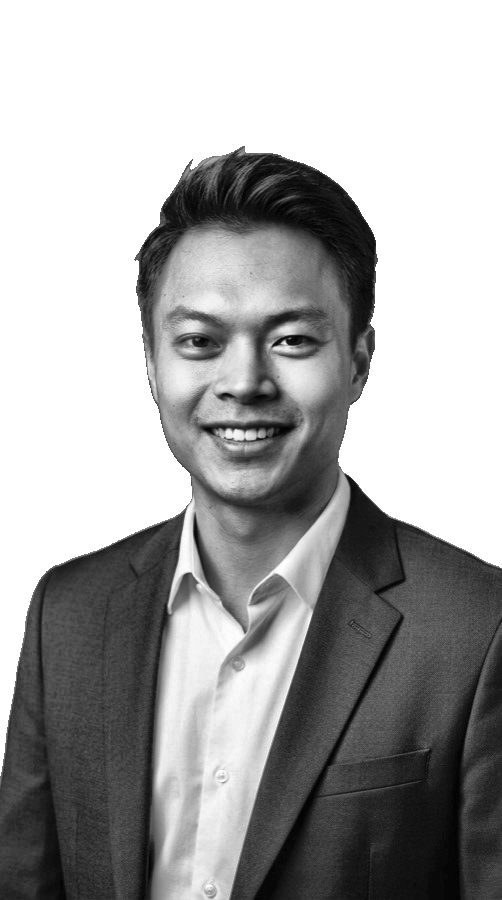
#> input picture source-prepped.png, 502 x 900 px
$ python make_ascii_svg.py
#> lines starting #> are read from the running program, lines starting #| are printed output that depends on the picture
"""Turn source-prepped.png into an animated terminal-style ASCII portrait SVG.
Light ink on a dark terminal, so bright = dense; only the near-pure-white background prints blank.

Usage: python make_ascii_svg.py [input.png] [output.svg]
Env:   COLS (default 180), STATIC=1 for the finished frame without animation.
"""
import html
import os
import sys
import xml.dom.minidom
from pathlib import Path

import numpy as np
from PIL import Image

HERE = Path(__file__).resolve().parent
SRC = Path(sys.argv[1]) if len(sys.argv) > 1 else HERE.parent / "source-prepped.png"
OUT = Path(sys.argv[2]) if len(sys.argv) > 2 else HERE.parent / "peter-ascii.svg"
STATIC = os.environ.get("STATIC") == "1"

RAMP = " .`:-=+*cs#%@"  # sparse -> dense; dense = bright ink on the dark terminal
GAMMA = 1.0
WHITE_FLOOR = 0.988  # raw luminance at or above this (>= 252/255) is background and prints blank
CONTRAST = 1.15
SWEEP_S = 6.0  # whole portrait prints in this long

W, H = 840, 880
TITLE_H, STATUS_H = 30, 40
ART_X, ART_W = 20, 800
ART_TOP, ART_BOTTOM = TITLE_H + 10, H - STATUS_H
FG, BG, BORDER, DIM = "#c9d1d9", "#0d1117", "#30363d", "#8b949e"
FONT = "ui-monospace, SFMono-Regular, Menlo, Consolas, monospace"

COLS = int(os.environ.get("COLS", 180))
ROWS = round(COLS * 8 / 15)
CW = ART_W / COLS
CH = min(CW * 15 / 8, (ART_BOTTOM - ART_TOP) / ROWS)  # shrink rows if they would not fit
Y0 = ART_TOP + ((ART_BOTTOM - ART_TOP) - ROWS * CH) / 2


def ascii_rows():
    img = Image.open(SRC).convert("L")
#> img is the input picture: PIL image 502x900 L; min 2, max 255, mean 166.6
    # Crop to the art area's aspect (full width, from just above the head) so LANCZOS does not squash the face.
    target_h = round(img.width * (ROWS * CH) / ART_W)
#> target_h = 502
    g = np.asarray(img)
    top = int(np.argmax((g < 250).any(axis=1)))  # first row with subject on it
#> top = 146
    top = max(0, min(top - img.height // 50, img.height - target_h))
#> top = 128
    img = img.crop((0, top, img.width, top + target_h))
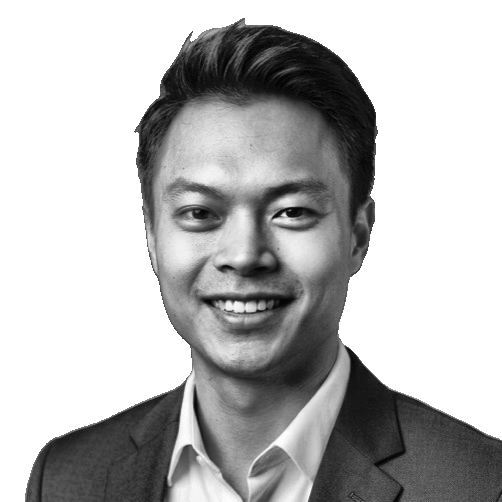
#> img: PIL image 502x502 L; min 2, max 255, mean 184.6
    # Background share per cell from the full-res pixels; LANCZOS ringing darkens pure-background cells near the edge.
    bg = np.asarray(img.point(lambda p: 255 if p >= WHITE_FLOOR * 255 else 0).resize((COLS, ROWS), Image.BOX)) / 255
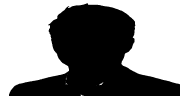
#> bg: shape (96, 180) float64; min 0, max 1, mean 0.53
    img = img.resize((COLS, ROWS), Image.LANCZOS)
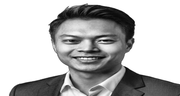
#> img: PIL image 180x96 L; min 0, max 255, mean 184.4
    raw = np.asarray(img, dtype=np.float32) / 255
    v = np.clip((raw - 0.5) * CONTRAST + 0.5, 0, 1) ** GAMMA
    idx = np.rint(v * (len(RAMP) - 1)).clip(1, len(RAMP) - 1).astype(int)  # subject never prints blank
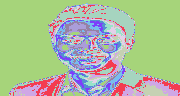
#> idx: shape (96, 180) int64; 12 distinct labels, from 1 to 12; one colour per label, 0 black
    idx[bg >= 0.5] = 0
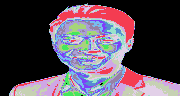
#> idx: shape (96, 180) int64; 13 distinct labels, from 0 to 12; one colour per label, 0 black
    return ["".join(RAMP[i] for i in row) for row in idx]


def svg(rows):
    fs = CW / 0.6  # monospace advance is ~0.6em
#> fs = 7.41
    step = SWEEP_S / ROWS
    out = [
        f'<svg xmlns="http://www.w3.org/2000/svg" width="{W}" height="{H}" viewBox="0 0 {W} {H}">',
        f'<rect x="0.5" y="0.5" width="{W - 1}" height="{H - 1}" rx="12" fill="{BG}" stroke="{BORDER}"/>',
        f'<line x1="0.5" y1="{TITLE_H}" x2="{W - 0.5}" y2="{TITLE_H}" stroke="{BORDER}"/>',
        *(f'<circle cx="{20 + 20 * i}" cy="15" r="6" fill="{c}"/>'
          for i, c in enumerate(("#ff5f56", "#ffbd2e", "#27c93f"))),
        f'<text x="{W / 2}" y="19.5" text-anchor="middle" font-family="{FONT}" font-size="12" fill="{DIM}">'
        "peter@github: ~$ ./portrait.sh</text>",
    ]
    if not STATIC:
        out.append("<defs>")
        for i in range(ROWS):
            out.append(
                f'<clipPath id="r{i}"><rect x="{ART_X}" y="{Y0 + i * CH:.2f}" width="0" height="{CH:.2f}">'
                f'<animate attributeName="width" from="0" to="{ART_W}" begin="{i * step:.3f}s" '
                f'dur="{step:.3f}s" fill="freeze"/></rect></clipPath>'
            )
        out.append("</defs>")
    out.append(f'<g font-family="{FONT}" font-size="{fs:.2f}" fill="{FG}">')
    for i, row in enumerate(rows):
        t = (f'<text x="{ART_X}" y="{Y0 + (i + 0.8) * CH:.2f}" xml:space="preserve" textLength="{ART_W}" '
             f'lengthAdjust="spacing">{html.escape(row)}</text>')
        out.append(t if STATIC else f'<g clip-path="url(#r{i})">{t}</g>')
#> this loop made 96 passes
#> after the loop, out = 202 items
    out.append("</g>")
    if not STATIC:
        # One cursor rides the wipe edge: x sweeps once per row, y steps down a row each sweep.
        ys = ";".join(f"{Y0 + i * CH:.2f}" for i in range(ROWS))
        out.append(
            f'<rect x="{ART_X}" y="{Y0:.2f}" width="{CW:.2f}" height="{CH:.2f}" fill="{FG}" opacity="0">'
            f'<set attributeName="opacity" to="1" begin="0s"/>'
            f'<set attributeName="opacity" to="0" begin="{SWEEP_S}s"/>'
            f'<animate attributeName="x" from="{ART_X}" to="{ART_X + ART_W}" begin="0s" dur="{step:.3f}s" '
            f'repeatCount="{ROWS}"/>'
            f'<animate attributeName="y" values="{ys}" calcMode="discrete" begin="0s" dur="{SWEEP_S}s"/></rect>'
        )
    prompt = "peter@github:~$ whoami Peter Kongjareon"
    sy = H - STATUS_H / 2 + 5
    blink = ("" if STATIC else
             '<animate attributeName="opacity" values="1;0" calcMode="discrete" dur="1s" repeatCount="indefinite"/>')
    out += [
        # textLength pins the prompt to 8.4px/char so the cursor lands one space after it in any font
        f'<text x="{ART_X}" y="{sy}" font-family="{FONT}" font-size="14" fill="{FG}" xml:space="preserve" '
        f'textLength="{len(prompt) * 8.4:.1f}" lengthAdjust="spacing">{html.escape(prompt)}</text>',
        f'<rect x="{ART_X + (len(prompt) + 1) * 8.4:.1f}" y="{sy - 12}" width="8" height="15" fill="{FG}">{blink}</rect>',
        "</svg>",
    ]
    return "\n".join(out) + "\n"


if __name__ == "__main__":
    doc = svg(ascii_rows())
    root = xml.dom.minidom.parseString(doc).documentElement  # self-check: well-formed, right size
    assert (root.getAttribute("width"), root.getAttribute("height")) == (str(W), str(H))
    assert "<script" not in doc and len(doc.encode()) < 400_000
    OUT.write_text(doc)
    print(f"wrote {OUT} ({len(doc.encode()) / 1024:.1f} KB, {COLS}x{ROWS}, static={STATIC})")
#| wrote peter-ascii.svg (47.0 KB, 180x96, static=False)
